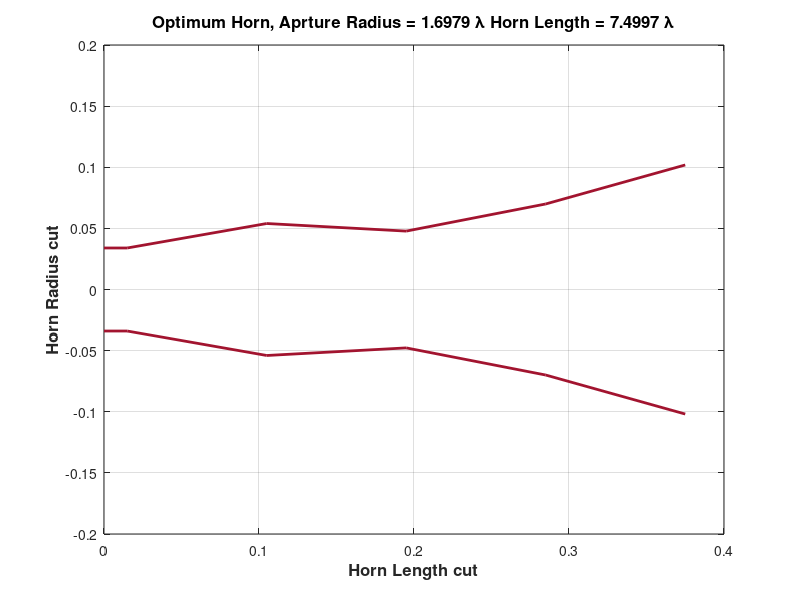

Reproduce this figure in MATLAB. (Note: this script raises an error after producing the figure.)

clear;
c0 = 3e8;
F = 5e9;
lamb = c0./F;
N = 5;
data = load('ga_allvar_minxp_V2L.mat');
fmin = data.fmin2;

R = [fmin.r(1) fmin.r(1:N)];

R(end) = 3*R(1);

% R = [0.02283 0.02283 0.06313 0.07772 0.09971 0.1467]; % From GA algo


% R = [0.02 0.02 0.02667 0.0 3333 0.04 0.04667 0.05333 0.06 0.06667 0.07333 0.09562 0.08667 0.09333 0.1009 0.1067 0.1156...
%     0.1491];
% N = length(R) - 1;
% Len = 0.3912;
Len = fmin.r(N + 1);

% Len = 0.3273;

l1 = lamb./4;
L = [l1 ones(1, N - 1)./N .* Len];

for i = 1:N
    L_axis(i) = sum(L(1:i));
end
L_axis = [0 L_axis];
figure;
plot(L_axis, R, 'LineWidth', 2, 'Color', [0.6350, 0.0780, 0.1840] );
hold on;
plot(L_axis, -R, 'LineWidth', 2, 'Color', [0.6350, 0.0780, 0.1840] );
title(['Optimum Horn, Aprture Radius = ', num2str(R(end)./lamb), ' \lambda ', 'Horn Length = ', num2str(Len./lamb), ' \lambda'], 'FontSize', 12, 'FontWeight', 'bold');
xlabel('Horn Length cut', 'FontSize', 12, 'FontWeight', 'bold');
ylabel('Horn Radius cut', 'FontSize', 12, 'FontWeight', 'bold');
grid on;

%% Iteration over the frequencies 


SP = [R(2:end) Len];

XMN_data = load('Xmn.mat');
str = XMN_data.Xmn;

fc_ = fc(R(2), 1, 1);

% <<<<<<< Updated upstream
% F = linspace(fc_(1)+fc_(1)./100, fc_(3), 20);
% =======
F = linspace(fc_(1)+fc_(1)./100, fc_(10), 100);
% >>>>>>> Stashed changes
% F = 5e9;
% objective = @(x) GSM_N_opt_allvar(SP(1:N), SP(N+1), x(1:length(F)), 0);
tic;
% parfor i = 1:length(F)
% XP_level = MinXP_Goal_V2L_freq(SP(1:N), SP(N+1), F, 20);
F_ = [F(1) F(10) F(20)];

[RL, SRR, STT, STR, SRT] = GSM_N_opt_allvar_V2_freq_new(SP(1:N), SP(N+1), F, 50); % Find GSM

b.SRR = SRR;
b.STT = STT;
b.STR = STR;
b.SRT = SRT;

save('Paper_minxp_GSM_prev', 'b');


% [Max_Exp_diff, Eth, Eph, th, ph, Gamma, Dm]...
%     = MinXP_Goal_V4L(SP(1:N), SP(N + 1), F_(1), 20, 50, 5); % Open WG
% 
% 
% 
% [Max_Exp_diff_m, Eth_m, Eph_m, th_m, ph_m]...
%     = MinXP_Goal_V3L(SP(1:N), SP(N + 1), F_(1), 20, 50, 5); % Closed / Matched WG
%%
[Eth_, Eph_, Eco_, Exp_, CO_, XP_, E_, th, ph, Max_Exp_diff] = ...
    MinXP_Goal_V2L_freq_fields(SP(1:N), SP(N + 1), F_(1), 10);

%%

Eth = squeeze(Eth_(1, :, :));
Eph = squeeze(Eth_(1, :, :));

Eco = squeeze(Eco_(1, :, :));
Exp = squeeze(Exp_(1, :, :));

Eres = sqrt(abs(Eth).^2 + abs(Eph).^2);

figure(3);hold on;
plot(th(1,:).*180/pi, db(abs(Eres(1, :))./max(abs(Eres(1, :)))));
hold on;
plot(th(91,:).*180/pi, db(abs(Eres(91, :))./max(abs(Eres(91, :)))));
grid on;

figure(81);
hold on;
plot(th(1, :)*(180/pi), db((abs(Eco(1, :))./max(max(abs(Eco))))), '-.', 'LineWidth', 2);
hold on;
plot(th(90, :)*(180/pi), db((abs(Exp(45, :))./max(max(abs(Eco))))), '-.', 'LineWidth', 2);

xlabel('\theta(Deg)', 'FontSize', 12, 'FontWeight', 'bold');
ylabel('Far fields E_{co} and E_{xp} (dB)', 'FontSize', 12, 'FontWeight', 'bold');
title('Co and Cross polar fields', 'FontSize', 12, 'FontWeight', 'bold');
grid on;
ylim([-40 5]);


% Eres = sqrt(abs(Eth).^2 + abs(Eph).^2);
% Eres_m = sqrt(abs(Eth_m).^2 + abs(Eph_m).^2);
% 
% figure(4);hold on;
% plot(th_m(1, :).* 180/pi, db(abs(Eres_m(1, :))./max(abs(Eres_m(1, :)))), 'LineWidth', 2);grid on;
% hold on;
% plot(th(1, :).* 180/pi, db(abs(Eres(1, :))./max(abs(Eres_m(1, :)))), 'LineWidth', 2);grid on;


% [Eth_, Eph_, Eco_, Exp_, CO_, XP_, E_, th, ph, Max_Exp_diff] = MinXP_Goal_V2L_freq_fields(SP(1:N), SP(N + 1), F_, 20);
% 
% %% Plots
% 
% i = 1;
% 
% Eco = squeeze(Eco_(i, :, :));
% Exp = squeeze(Exp_(i, :, :));
% E = squeeze(E_(i, :, :));
% 
% CO = squeeze(CO_(i, :, :));
% 
% XP = squeeze(XP_(i, :, :));
% 
% time_used = toc;
% % end
% 
% % figure;
% % plot(F_*1e-9, Max_Exp_diff, 'LineWidth', 2);grid on;
% % xlabel('Frequency (GHz)', 'FontSize', 16, 'FontWeight', 'bold');
% % ylabel('Cross Polar level (dB)', 'FontSize', 16, 'FontWeight', 'bold');
% % title('Cross polar level ga algo', 'FontSize', 16, 'FontWeight', 'bold');
% % % RL1 = GSM_N_opt_allvar(SP(1:N), SP(N+1), 5e9, 20);
% % end
